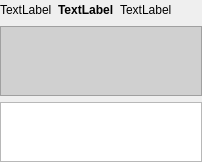
<?xml version="1.0" encoding="UTF-8"?>
<ui version="4.0">
 <class>AdmXmppChatWidget</class>
 <widget class="QFrame" name="AdmXmppChatWidget">
  <property name="geometry">
   <rect>
    <x>0</x>
    <y>0</y>
    <width>202</width>
    <height>155</height>
   </rect>
  </property>
  <property name="windowTitle">
   <string>Frame</string>
  </property>
  <property name="frameShape">
   <enum>QFrame::NoFrame</enum>
  </property>
  <property name="frameShadow">
   <enum>QFrame::Raised</enum>
  </property>
  <layout class="QGridLayout" name="gridLayout" rowstretch="0,1,0">
   <property name="margin">
    <number>0</number>
   </property>
   <item row="0" column="0">
    <layout class="QHBoxLayout" name="horizontalLayout">
     <item>
      <widget class="QLabel" name="_buddyStatusIcon">
       <property name="text">
        <string>TextLabel</string>
       </property>
      </widget>
     </item>
     <item>
      <widget class="QLabel" name="_buddyName">
       <property name="styleSheet">
        <string notr="true">QWidget{font-weight:bold;}</string>
       </property>
       <property name="text">
        <string>TextLabel</string>
       </property>
      </widget>
     </item>
     <item>
      <widget class="QLabel" name="_buddyMsgStatus">
       <property name="text">
        <string>TextLabel</string>
       </property>
      </widget>
     </item>
     <item>
      <spacer name="horizontalSpacer">
       <property name="orientation">
        <enum>Qt::Horizontal</enum>
       </property>
       <property name="sizeHint" stdset="0">
        <size>
         <width>40</width>
         <height>20</height>
        </size>
       </property>
      </spacer>
     </item>
    </layout>
   </item>
   <item row="1" column="0">
    <widget class="QTextEdit" name="_chatHistory">
     <property name="styleSheet">
      <string notr="true">background:#d0d0d0;</string>
     </property>
    </widget>
   </item>
   <item row="2" column="0">
    <widget class="QPlainTextEdit" name="_newChat">
     <property name="sizePolicy">
      <sizepolicy hsizetype="Expanding" vsizetype="Fixed">
       <horstretch>0</horstretch>
       <verstretch>0</verstretch>
      </sizepolicy>
     </property>
     <property name="maximumSize">
      <size>
       <width>16777215</width>
       <height>60</height>
      </size>
     </property>
     <property name="verticalScrollBarPolicy">
      <enum>Qt::ScrollBarAsNeeded</enum>
     </property>
     <property name="horizontalScrollBarPolicy">
      <enum>Qt::ScrollBarAlwaysOff</enum>
     </property>
     <property name="tabChangesFocus">
      <bool>false</bool>
     </property>
     <property name="maximumBlockCount">
      <number>256</number>
     </property>
    </widget>
   </item>
  </layout>
 </widget>
 <resources/>
 <connections/>
</ui>
